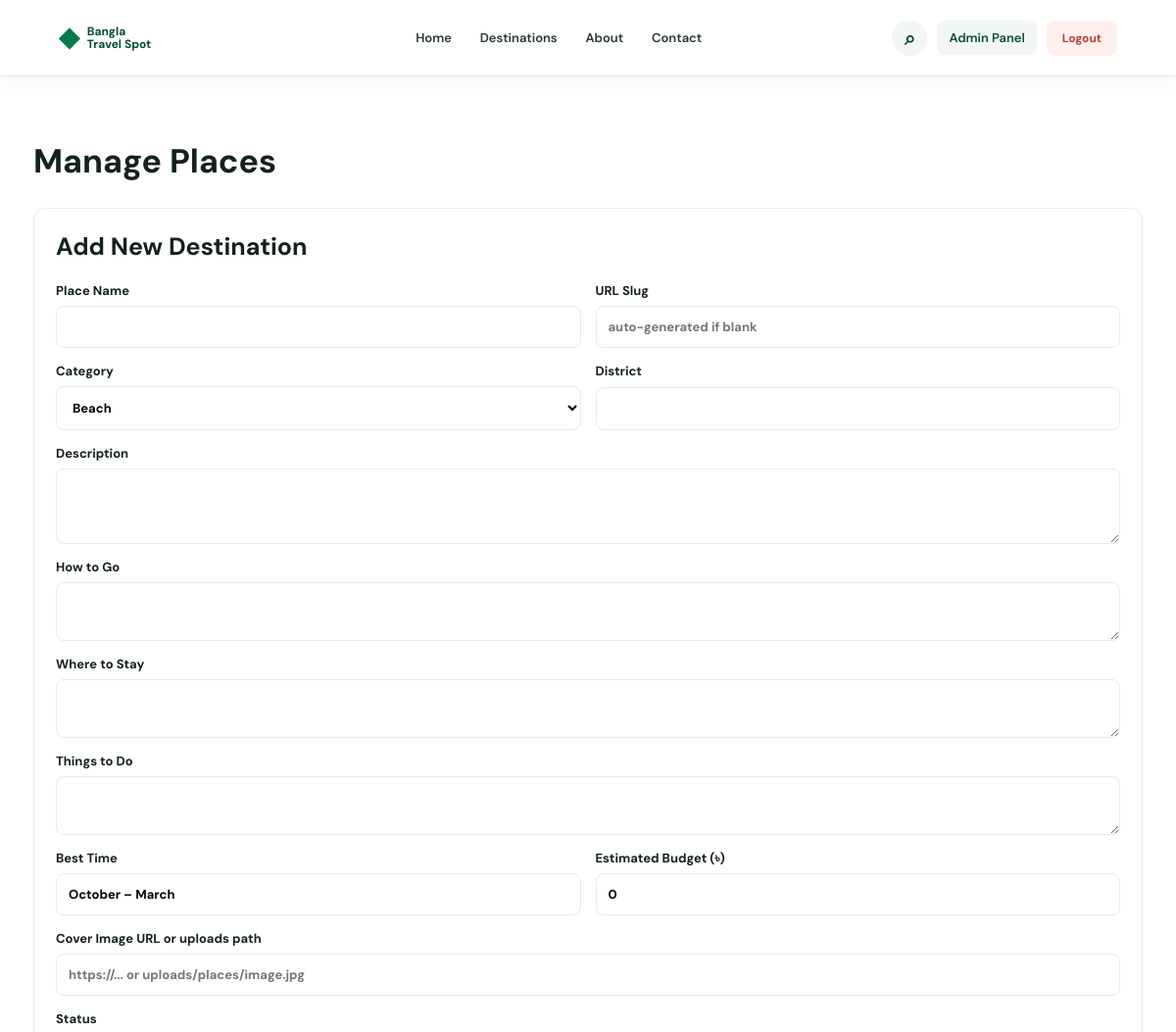
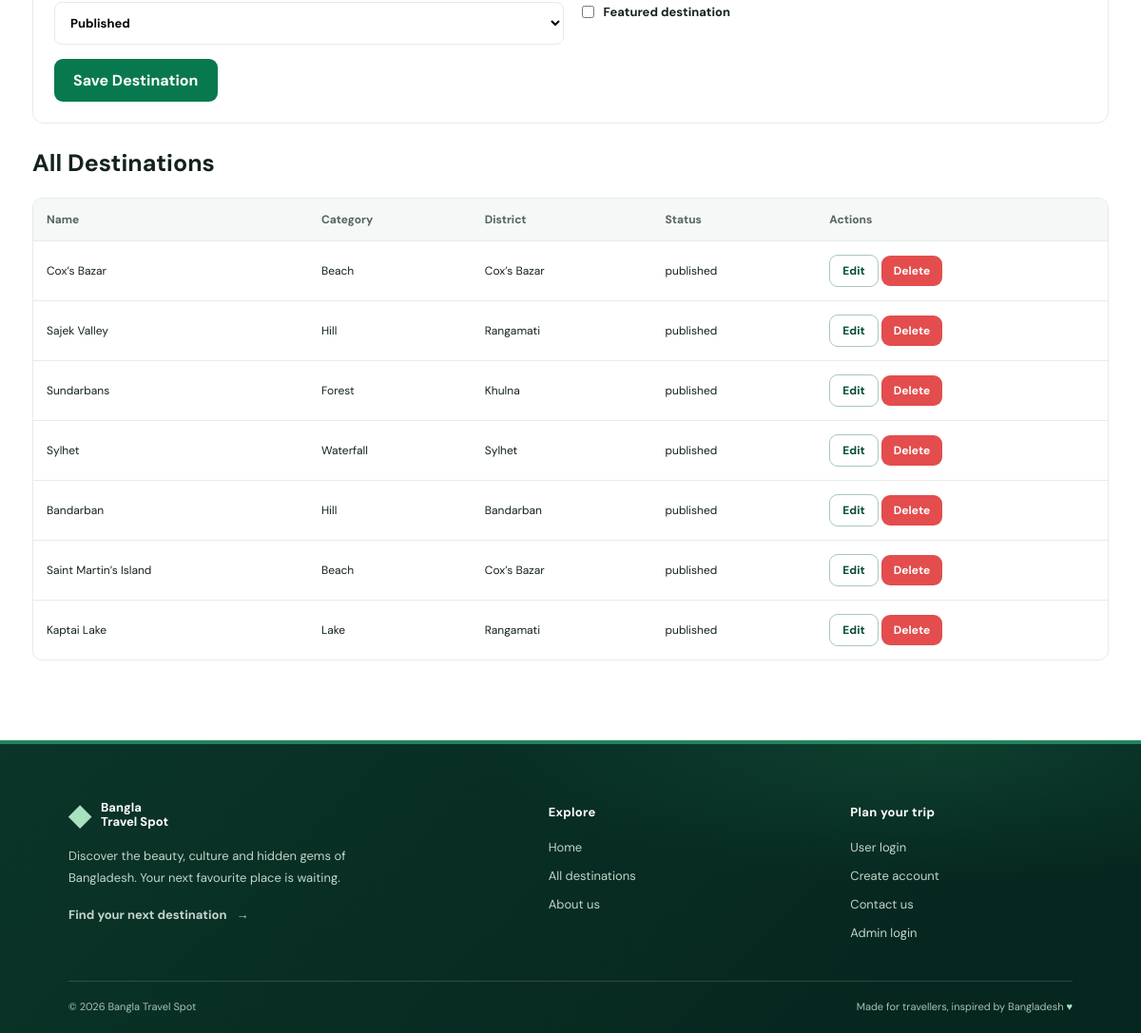
Screenshot of /admin/places.php (signed in) with the database file from the repository (2 pictures, top to bottom).
### tables this page shows
CREATE TABLE places (
 id BIGINT UNSIGNED AUTO_INCREMENT PRIMARY KEY,
 category_id BIGINT UNSIGNED NOT NULL,
 name VARCHAR(160) NOT NULL,
 slug VARCHAR(180) NOT NULL UNIQUE,
 district VARCHAR(120) NOT NULL,
 description TEXT,
 how_to_go TEXT,
 where_to_stay TEXT,
 things_to_do TEXT,
 best_time VARCHAR(160) DEFAULT NULL,
 estimated_budget DECIMAL(12,2) NOT NULL DEFAULT 0,
 cover_image VARCHAR(500) DEFAULT NULL,
 gallery_1 VARCHAR(500) DEFAULT NULL,
 gallery_2 VARCHAR(500) DEFAULT NULL,
 gallery_3 VARCHAR(500) DEFAULT NULL,
 rating DECIMAL(2,1) NOT NULL DEFAULT 4.5,
 status ENUM('published','draft') NOT NULL DEFAULT 'published',
 featured TINYINT(1) NOT NULL DEFAULT 0,
 created_at TIMESTAMP DEFAULT CURRENT_TIMESTAMP,
 updated_at TIMESTAMP DEFAULT CURRENT_TIMESTAMP ON UPDATE CURRENT_TIMESTAMP,
 CONSTRAINT fk_places_category FOREIGN KEY(category_id) REFERENCES categories(id) ON DELETE RESTRICT,
 INDEX idx_places_status(status), INDEX idx_places_district(district), INDEX idx_places_featured(featured)
);

CREATE TABLE categories (
 id BIGINT UNSIGNED AUTO_INCREMENT PRIMARY KEY,
 name VARCHAR(100) NOT NULL UNIQUE,
 slug VARCHAR(120) NOT NULL UNIQUE,
 description VARCHAR(255) DEFAULT NULL,
 created_at TIMESTAMP DEFAULT CURRENT_TIMESTAMP
);

### includes/functions.php (called while the page is built, shortened)
<?php
function e($v){return htmlspecialchars((string)$v,ENT_QUOTES,'UTF-8');}

### admin/places.php (the view)
<?php require_once '../includes/functions.php';require_admin();$cats=$pdo->query('SELECT * FROM categories ORDER BY name')->fetchAll();$edit=null;if(isset($_GET['edit'])){$s=$pdo->prepare('SELECT * FROM places WHERE id=?');$s->execute([(int)$_GET['edit']]);$edit=$s->fetch();}if(isset($_GET['delete'])){$pdo->prepare('DELETE FROM places WHERE id=?')->execute([(int)$_GET['delete']]);redirect('admin/places.php');}if($_SERVER['REQUEST_METHOD']==='POST'){verify_csrf();$id=(int)($_POST['id']??0);$name=trim($_POST['name']);$slug=trim($_POST['slug'])?:strtolower(trim(preg_replace('/[^A-Za-z0-9-]+/','-', $name),'-'));$data=[$name,$slug,(int)$_POST['category_id'],trim($_POST['district']),trim($_POST['description']),trim($_POST['how_to_go']),trim($_POST['where_to_stay']),trim($_POST['things_to_do']),trim($_POST['best_time']),(float)$_POST['estimated_budget'],trim($_POST['cover_image']),$_POST['status'],isset($_POST['featured'])?1:0];if($id){$data[]=$id;$pdo->prepare('UPDATE places SET name=?,slug=?,category_id=?,district=?,description=?,how_to_go=?,where_to_stay=?,things_to_do=?,best_time=?,estimated_budget=?,cover_image=?,status=?,featured=? WHERE id=?')->execute($data);}else{$pdo->prepare('INSERT INTO places(name,slug,category_id,district,description,how_to_go,where_to_stay,things_to_do,best_time,estimated_budget,cover_image,status,featured) VALUES(?,?,?,?,?,?,?,?,?,?,?,?,?)')->execute($data);}redirect('admin/places.php');}$places=$pdo->query('SELECT p.*,c.name category_name FROM places p LEFT JOIN categories c ON c.id=p.category_id ORDER BY p.created_at DESC')->fetchAll();$page_title='Manage Places';require '../includes/header.php';?><section class="section"><h1>Manage Places</h1><div class="admin-form"><h2><?=$edit?'Edit':'Add New'?> Destination</h2><form method="post" class="form-grid"><?=csrf_field()?><input type="hidden" name="id" value="<?=e($edit['id']??'')?>"><label>Place Name<input name="name" required value="<?=e($edit['name']??'')?>"></label><label>URL Slug<input name="slug" value="<?=e($edit['slug']??'')?>" placeholder="auto-generated if blank"></label><label>Category<select name="category_id" required><?php foreach($cats as $c):?><option value="<?=$c['id']?>" <?=($edit['category_id']??'')==$c['id']?'selected':''?>><?=e($c['name'])?></option><?php endforeach;?></select></label><label>District<input name="district" required value="<?=e($edit['district']??'')?>"></label><label class="full">Description<textarea name="description" rows="3"><?=e($edit['description']??'')?></textarea></label><label class="full">How to Go<textarea name="how_to_go"><?=e($edit['how_to_go']??'')?></textarea></label><label class="full">Where to Stay<textarea name="where_to_stay"><?=e($edit['where_to_stay']??'')?></textarea></label><label class="full">Things to Do<textarea name="things_to_do"><?=e($edit['things_to_do']??'')?></textarea></label><label>Best Time<input name="best_time" value="<?=e($edit['best_time']??'October – March')?>"></label><label>Estimated Budget (৳)<input type="number" name="estimated_budget" min="0" value="<?=e($edit['estimated_budget']??0)?>"></label><label class="full">Cover Image URL or uploads path<input name="cover_image" value="<?=e($edit['cover_image']??'')?>" placeholder="https://... or uploads/places/image.jpg"></label><label>Status<select name="status"><option value="published">Published</option><option value="draft" <?=($edit['status']??'')==='draft'?'selected':''?>>Draft</option></select></label><label class="check-label"><input type="checkbox" name="featured" <?=($edit['featured']??0)?'checked':''?>> Featured destination</label><div class="full"><button class="btn btn-primary">Save Destination</button> <?php if($edit):?><a class="btn btn-outline" href="places.php">Cancel</a><?php endif;?></div></form></div><h2>All Destinations</h2><div class="table-wrap"><table><thead><tr><th>Name</th><th>Category</th><th>District</th><th>Status</th><th>Actions</th></tr></thead><tbody><?php foreach($places as $p):?><tr><td><?=e($p['name'])?></td><td><?=e($p['category_name'])?></td><td><?=e($p['district'])?></td><td><?=e($p['status'])?></td><td><a class="btn btn-outline btn-small" href="?edit=<?=$p['id']?>">Edit</a> <a class="btn btn-danger btn-small" onclick="return confirm('Delete this place?')" href="?delete=<?=$p['id']?>">Delete</a></td></tr><?php endforeach;?></tbody></table></div></section><?php require '../includes/footer.php';?>

### assets/css/style.css (style rules this page uses)
:root { --green:#08794e;--deep:#064b39;--mint:#e9f5ef;--ink:#14221e;--muted:#718079;--line:#e6ece8;--red:#df4b4b;--shadow:0 12px 35px rgba(14,45,32,.08) }
* { box-sizing:border-box }
html { scroll-behavior:smooth }
body { margin:0;font-family:'DM Sans',sans-serif;color:var(--ink);background:#fff }
a { color:inherit;text-decoration:none }
button,input,select,textarea { font:inherit }
.btn { border:0;border-radius:9px;padding:12px 20px;font-weight:700;display:inline-flex;align-items:center;justify-content:center;cursor:pointer;transition:.2s }
.btn-primary { background:var(--green);color:white }
.btn-outline { border:1px solid #a9c8b8;color:var(--deep);background:#fff }
.btn-small { padding:8px 13px;font-size:12px }
.btn-danger { background:#e34d4d;color:white }
.section { max-width:1180px;margin:0 auto;padding:64px 24px }
.section h1 { font-size:34px;margin:0 0 12px }
.section h2 { font-size:25px;margin:0 0 8px }
.filter-bar input,.filter-bar select,.inline-form input,.inline-form select,.form-card input,.form-card textarea,.form-card select,.form-grid input,.form-grid textarea,.form-grid select,.review-form textarea,.review-form select { width:100%;border:1px solid var(--line);border-radius:8px;padding:12px;background:#fff;outline-color:#82bca1 }
.form-card label,.form-grid label { display:grid;gap:7px;font-size:13px;font-weight:700 }
.table-wrap { overflow:auto;border:1px solid var(--line);border-radius:10px;margin:20px 0 }
table { width:100%;border-collapse:collapse;min-width:650px }
th,td { text-align:left;padding:14px;border-bottom:1px solid var(--line);font-size:12px }
th { background:#f5f8f6;color:#56645c }
tr:last-child td { border-bottom:0 }
.admin-form { border:1px solid var(--line);padding:22px;border-radius:12px;margin:25px 0 }
.admin-form h2 { margin:0 0 20px }
.form-grid { display:grid;grid-template-columns:1fr 1fr;gap:15px }
.form-grid .full { grid-column:1/-1 }
.check-label { display:flex!important;align-items:center }
.check-label input { width:auto }

### rows the page displays
places: name "Cox’s Bazar", category.name "Beach", district "Cox’s Bazar", status "published"
places: name "Sajek Valley", category.name "Hill", district "Rangamati", status "published"
places: name "Sundarbans", category.name "Forest", district "Khulna", status "published"
places: name "Sylhet", category.name "Waterfall", district "Sylhet", status "published"
places: name "Bandarban", category.name "Hill", district "Bandarban", status "published"
places: name "Saint Martin’s Island", category.name "Beach", district "Cox’s Bazar", status "published"
places: name "Kaptai Lake", category.name "Lake", district "Rangamati", status "published"

### other values shown
form field category_id "Beach"
